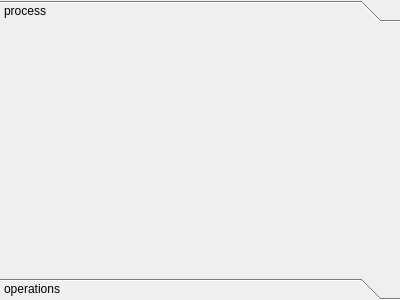
<?xml version="1.0" encoding="UTF-8"?>
<ui version="4.0">
 <class>OperationsToolBox</class>
 <widget class="QToolBox" name="OperationsToolBox">
  <property name="geometry">
   <rect>
    <x>0</x>
    <y>0</y>
    <width>400</width>
    <height>300</height>
   </rect>
  </property>
  <property name="windowTitle">
   <string>Form</string>
  </property>
  <widget class="QWidget" name="processPage">
   <property name="geometry">
    <rect>
     <x>0</x>
     <y>0</y>
     <width>400</width>
     <height>238</height>
    </rect>
   </property>
   <attribute name="label">
    <string>process</string>
   </attribute>
  </widget>
  <widget class="QWidget" name="operationsPage">
   <property name="geometry">
    <rect>
     <x>0</x>
     <y>0</y>
     <width>400</width>
     <height>238</height>
    </rect>
   </property>
   <attribute name="label">
    <string>operations</string>
   </attribute>
  </widget>
 </widget>
 <resources/>
 <connections/>
</ui>
